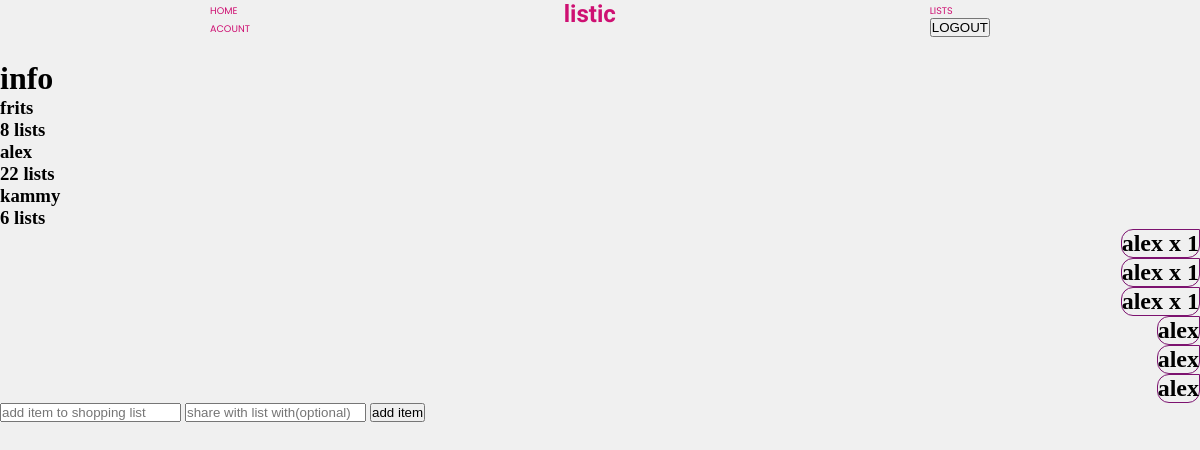
The page /test (signed in) on the database its author committed.
### website/models.py (models this page shows)
class User(db.Model, UserMixin):
    id = db.Column(db.Integer, primary_key=True)
    email = db.Column(db.String(150), unique=True)
    password = db.Column(db.String(150))
    username = db.Column(db.String(150))
    items = db.relationship('Item')
    lists = db.relationship('List', secondary=user_lists, back_populates='users')

class Item(db.Model):
    id = db.Column(db.Integer, primary_key=True)
    data = db.Column(db.String(17))
    date = db.Column(db.DateTime(timezone=True), default=func.now())
    user_id = db.Column(db.Integer, db.ForeignKey('user.id'))
    list_id = db.Column(db.Integer, db.ForeignKey('list.id'))

### website/views.py (the view, shortened to what this page needs)
@views.route('/<lister>', methods=['POST', 'GET'])
@login_required
def notes(lister):
    current_list = List.query.filter_by(name=lister).first()
    print(current_list)
    return render_template('list_edit.html', user=current_user, current_list=current_list.items, User=User, listing=current_list)

### website/__init__.py (called while the page is built)
def create_app():
    app = Flask(__name__)
    app.config['SECRET_KEY'] = 'Alex!'
    app.config['SQLALCHEMY_DATABASE_URI'] = f'sqlite:///{DB_NAME}'
    db.init_app(app)
    app.app_context().push()
    from .views import views
    from .auth import auth
    app.register_blueprint(views, url_prefix='/')
    app.register_blueprint(auth, url_prefix='/')
    from .models import User
    create_database()
    login_maneger = LoginManager()
    login_maneger.login_view = 'auth.login'
    login_maneger.init_app(app)
    @login_maneger.user_loader
    def load_user(id):
        return User.query.get(int(id))
    print('app running')
    return app

### website/templates/list_edit.html (shortened to what this page needs)
{% extends "base.html" %} {% block title %}listic lists for you{% endblock %}
{% block content %}
<link rel="stylesheet" href="{{ url_for('static', filename='list_edit.css') }}">
        <div class="content_holder">
            <div class="big_bar">
                <div class="big_block">
                    <div class="list_info">
                        <div class="info_content">
                            <div class="info_title">
                                <h1>info</h1>
                            </div>
                            <div class="people_infone">
                                <div class="flex_list">
                                    {% for user in listing.users %}
                                        <div class="people_block">
                                            <div class="people_info">
                                                <h3 class="namen">{{ user.username }}</h3>
                                                <div class="lijsten">
                                                    {% set lijst = user.lists %}
                                                    <h3>{{ lijst|length }} lists</h3>
                                                </div>
                                            </div>
                                        </div>
                                    {% endfor %}
                                </div>
                            </div>
                        </div>
                    </div>
                    <div class="chat_content">
                        <div class="chat_center">
                            <ul>
                                {% for list_item in current_list %}
                                    {% if user %}
                                        {% if list_item.user_id == user.id %}
                                            <li class="right_message">
                                                <div class="notesing_exact"><h2 class="data">{{ list_item.data }}</h2></div>
                                            </li>
                                        {% endif %}
                                    {% endif %}
                                {% endfor %}
                            </ul>
                        </div>
                        <div class="input_full">
                            <form class="chat_form" method="POST">
                                <input type="text" name="item" placeholder="add item to shopping list" class="list_adder">
                                <input type="text" name="share" placeholder="share with list with(optional)">
                                <button type="submit">add item</button>
                            </form>
                        </div>
                    </div>
                </div>
            </div>
        </div>
{% endblock %}

### website/static/base.css (style rules this page uses)
body { background-color: rgb(240,240,240); }
* { margin: 0; padding: 0; list-style-type: none; text-decoration: none; }

### website/static/list_edit.css (style rules this page uses)
.notesing_exact { border: solid rgb(124, 18, 111) 1px; border-top-left-radius: 12px; border-bottom-left-radius: 12px; border-bottom-right-radius: 12px; }
.right_message { width: 100vw; display: flex; justify-content: flex-end; }

### rows shown on the page
User: username "frits", lijst "8"
User: username "alex", lijst "22"
User: username "kammy", lijst "6"
Item: data "alex x 1"
Item: data "alex x 1"
Item: data "alex x 1"
Item: data "alex"
Item: data "alex"
Item: data "alex"
